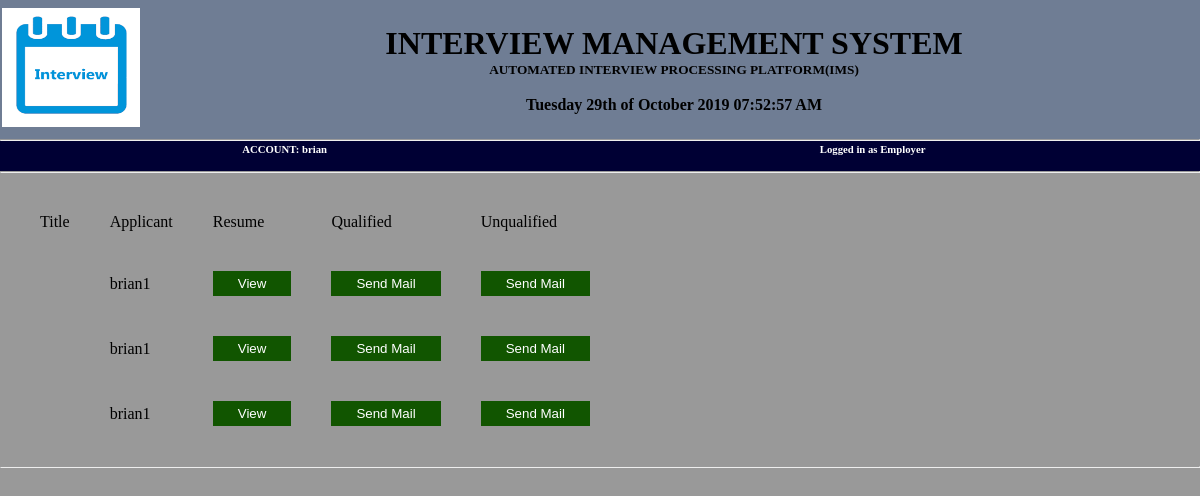
/employer/applications.php?id=7 (signed in), run on the app's committed database.
### tables this page shows
CREATE TABLE `applicants` (
  `id` int(255) NOT NULL,
  `jobid` int(100) NOT NULL,
  `dayapplied` timestamp NOT NULL DEFAULT CURRENT_TIMESTAMP,
  `applicant` varchar(100) NOT NULL,
  `owner` varchar(100) NOT NULL,
  `resume` longblob NOT NULL
);

### employer/applications.php (the view, shortened to what this page needs)
<?php
if(isset($_SESSION['login_admin'])){
?>
<!DOCTYPE html>
<html>
<head>
  <title><?php $id=$_GET['id'];if ($id != '') { echo "View Applicants Record"; } else { echo "Njk";}?></title>
<link rel="stylesheet" href="/mysite/css/style.css">
<table width="100%" class="title">
  <tr>
  <th width="190" height="135" align="left" scope="col"><img src="/mysite/images/logo1.png" width="138" height="119" /></th>
    <th width="960">
	<h1>INTERVIEW MANAGEMENT SYSTEM</h1>
    <div class="title">
      <h5>AUTOMATED INTERVIEW PROCESSING PLATFORM(IMS)</h5><br>
      <?php
echo date("l jS \of F Y h:i:s A");
?>
    </div>
</th>
<th></th>
</tr>
</table>
<hr/>
</head>
<body>
    <div class="nav">
    <table width="100%">
    <tr>
      <td width="20px"></td>
      <td><?php echo "<h6> ACCOUNT: " .$_SESSION['login_admin']. "</h6>"; ?></td>
      <td><h6>Logged in as Employer</h6></td>
    </tr>
    </table>
  </div>
  <hr/>
<table cellspacing="40">
<?php
$servername = "localhost";
$username = "root";
$password = "";
$dbname = "login";
$conn = new mysqli($servername, $username, $password, $dbname);
$owner = $_SESSION['login_admin'];
$sql = "SELECT * FROM applicants WHERE owner='$owner' && jobid='$id'";
$result = $conn->query($sql);
if ($result->num_rows > 0) {
  ?>
<tr><td>Title</td><td>Applicant</td><td>Resume</td><td>Qualified</td><td>Unqualified</td></tr>
  <?php
    while($row = $result->fetch_assoc()) {
        ?>
  <tr><td></td><td><?php echo $row['applicant'];?></td><td><form action="applications.php" method="POST"><input type="submit" name="view" value="View" > </form></td>
    <td><form action="applications.php" method="POST">
      <input type="hidden" name="jobid" value="<?php echo $row['jobid'];?>"><input type="submit" name="qualified" value="Send Mail" > </form>
  </td><td><form action="applications.php" method="POST"><input type="submit" name="unqualified" value="Send Mail" > </form></td></tr>
   <?php
  }
} else {
    echo "No applicants yet for the post";
}
?>
</table>
<hr/>
</body>
</html>
  <?php
}
else{
  header("location: /mysite/index.php");
}
?>

### css/style.css (style rules this page uses)
* { margin:0px; padding:0px; }
h1 { color:black ; }
h5 { color:black; margin-top: 0; padding-right: 15px; padding-left: 15px; }
h6 { color: white; }
.title { background-color:#6F7D94; border-top-color:#000033; border-top-width:thick; }
body { background-repeat:no-repeat; background-size:cover; background-position:center; background-color:#999; }
.nav { width:100%; background:#000034; height:30px; margin-top:; text-align: center; text-overflow: clip; }
input[type="submit"] { padding: 5px 25px; background: #150; color: #fff; border:none; }

### data on the page
applicants: applicant "brian1"
applicants: applicant "brian1"
applicants: applicant "brian1"

### other printed values
$_SESSION['login_admin'] "brian"
